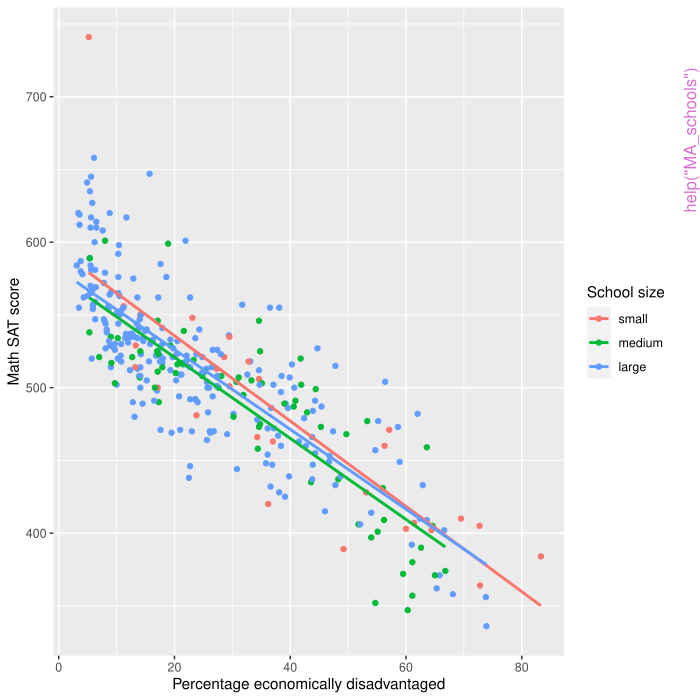

Here is the R script that generated this plot:
pkgname <- "moderndive"
source(file.path(R.home("share"), "R", "examples-header.R"))
options(warn = 1)
library('moderndive')

base::assign(".oldSearch", base::search(), pos = 'CheckExEnv')
base::assign(".old_wd", base::getwd(), pos = 'CheckExEnv')
cleanEx()
nameEx("DD_vs_SB")
### * DD_vs_SB

flush(stderr()); flush(stdout())

### Name: DD_vs_SB
### Title: Dunkin Donuts vs Starbucks
### Aliases: DD_vs_SB
### Keywords: datasets

### ** Examples

# Compute correlation between a census tract's median income and number of cafes of
# each type after removing two cases where median_income is missing
library(dplyr)
DD_vs_SB %>%
  mutate(shops_per_1000 = 1000 * shops / population) %>%
  filter(!is.na(median_income)) %>%
  group_by(shop_type) %>%
  summarize(cor = cor(median_income, shops_per_1000))



cleanEx()
nameEx("MA_schools")
### * MA_schools

flush(stderr()); flush(stdout())

### Name: MA_schools
### Title: Massachusetts Public High Schools Data
### Aliases: MA_schools
### Keywords: datasets

### ** Examples

library(ggplot2)
ggplot(MA_schools, aes(x = perc_disadvan, y = average_sat_math, color = size)) +
  geom_point() +
  geom_smooth(method = "lm", se = FALSE) +
  labs(y = "Math SAT score", x = "Percentage economically disadvantaged", color = "School size")



cleanEx()
nameEx("bowl")
### * bowl

flush(stderr()); flush(stdout())

### Name: bowl
### Title: A sampling bowl of red and white balls
### Aliases: bowl
### Keywords: datasets

### ** Examples

library(dplyr)
library(ggplot2)

# Take 10 different samples of size n = 50 balls from bowl
bowl_samples_simulated <- bowl %>%
  rep_sample_n(50, reps = 10)

# Compute 10 different p_hats (prop red) based on 10 different samples of
# size n = 50
p_hats <- bowl_samples_simulated %>%
  group_by(replicate, color) %>%
  summarize(count = n()) %>%
  mutate(proportion = count / 50) %>%
  filter(color == "red")

# Plot sampling distribution
ggplot(p_hats, aes(x = proportion)) +
  geom_histogram(binwidth = 0.05) +
  labs(
    x = expression(hat(p)), y = "Number of samples",
    title = "Sampling distribution of p_hat based 10 samples of size n = 50"
  )



cleanEx()
nameEx("bowl_sample_1")
### * bowl_sample_1

flush(stderr()); flush(stdout())

### Name: bowl_sample_1
### Title: Tactile sample of size 50 from a bowl of balls
### Aliases: bowl_sample_1
### Keywords: datasets

### ** Examples

library(ggplot2)

# Barplot of distribution of balls in sample
ggplot(bowl_sample_1, aes(x = color)) +
  geom_bar() +
  labs(title = "50 sampled bals from bowl")



cleanEx()
nameEx("bowl_samples")
### * bowl_samples

flush(stderr()); flush(stdout())

### Name: bowl_samples
### Title: Sampling from a bowl of balls
### Aliases: bowl_samples
### Keywords: datasets

### ** Examples

library(dplyr)
library(ggplot2)

# Compute proportion red
bowl_samples <- bowl_samples %>%
  mutate(prop_red = red / n)

# Plot sampling distributions
ggplot(bowl_samples, aes(x = prop_red)) +
  geom_histogram(binwidth = 0.05) +
  labs(
    x = expression(hat(p)), y = "Number of samples",
    title = "Sampling distribution of p_hat based 10 samples of size n = 50"
  )



cleanEx()
nameEx("evals")
### * evals

flush(stderr()); flush(stdout())

### Name: evals
### Title: Teaching evaluations at the UT Austin
### Aliases: evals
### Keywords: datasets

### ** Examples

library(dplyr)
glimpse(evals)



cleanEx()
nameEx("geom_categorical_model")
### * geom_categorical_model

flush(stderr()); flush(stdout())

### Name: geom_categorical_model
### Title: Regression model with one categorical explanatory/predictor
###   variable
### Aliases: geom_categorical_model

### ** Examples

library(dplyr)
library(ggplot2)

p <- ggplot(mpg, aes(x = drv, y = hwy)) +
  geom_point() +
  geom_categorical_model()
p

# You can use different colors for each categorical level
p %+% aes(color = drv)

# But mapping the color aesthetic doesn't change the model that is fit
p %+% aes(color = class)



cleanEx()
nameEx("geom_parallel_slopes")
### * geom_parallel_slopes

flush(stderr()); flush(stdout())

### Name: geom_parallel_slopes
### Title: Parallel slopes regression model
### Aliases: geom_parallel_slopes

### ** Examples

library(dplyr)
library(ggplot2)

ggplot(evals, aes(x = age, y = score, color = ethnicity)) +
  geom_point() +
  geom_parallel_slopes(se = FALSE)

# Basic usage
ggplot(evals, aes(x = age, y = score, color = ethnicity)) +
  geom_point() +
  geom_parallel_slopes()
ggplot(evals, aes(x = age, y = score, color = ethnicity)) +
  geom_point() +
  geom_parallel_slopes(se = FALSE)

# Supply custom aesthetics
ggplot(evals, aes(x = age, y = score, color = ethnicity)) +
  geom_point() +
  geom_parallel_slopes(se = FALSE, size = 4)

# Fit non-linear model
example_df <- house_prices %>%
  slice(1:1000) %>%
  mutate(
    log10_price = log10(price),
    log10_size = log10(sqft_living)
  )
ggplot(example_df, aes(x = log10_size, y = log10_price, color = condition)) +
  geom_point(alpha = 0.1) +
  geom_parallel_slopes(formula = y ~ poly(x, 2))

# Different grouping
ggplot(example_df, aes(x = log10_size, y = log10_price)) +
  geom_point(alpha = 0.1) +
  geom_parallel_slopes(aes(fill = condition))



cleanEx()
nameEx("get_correlation")
### * get_correlation

flush(stderr()); flush(stdout())

### Name: get_correlation
### Title: Get correlation value in a tidy way
### Aliases: get_correlation

### ** Examples

library(moderndive)

# Compute correlation between mpg and cyl:
mtcars %>%
  get_correlation(formula = mpg ~ cyl)

# Group by one variable:
library(dplyr)
mtcars %>%
  group_by(am) %>%
  get_correlation(formula = mpg ~ cyl)

# Group by two variables:
mtcars %>%
  group_by(am, gear) %>%
  get_correlation(formula = mpg ~ cyl)



cleanEx()
nameEx("get_regression_points")
### * get_regression_points

flush(stderr()); flush(stdout())

### Name: get_regression_points
### Title: Get regression points
### Aliases: get_regression_points

### ** Examples

library(dplyr)
library(tibble)

# Convert rownames to column
mtcars <- mtcars %>%
  rownames_to_column(var = "automobile")

# Fit lm() regression:
mpg_model <- lm(mpg ~ cyl, data = mtcars)

# Get information on all points in regression:
get_regression_points(mpg_model, ID = "automobile")

# Create training and test set based on mtcars:
training_set <- mtcars %>%
  sample_frac(0.5)
test_set <- mtcars %>%
  anti_join(training_set, by = "automobile")

# Fit model to training set:
mpg_model_train <- lm(mpg ~ cyl, data = training_set)

# Make predictions on test set:
get_regression_points(mpg_model_train, newdata = test_set, ID = "automobile")



cleanEx()
nameEx("get_regression_summaries")
### * get_regression_summaries

flush(stderr()); flush(stdout())

### Name: get_regression_summaries
### Title: Get regression summary values
### Aliases: get_regression_summaries

### ** Examples

library(moderndive)

# Fit lm() regression:
mpg_model <- lm(mpg ~ cyl, data = mtcars)

# Get regression summaries:
get_regression_summaries(mpg_model)



cleanEx()
nameEx("get_regression_table")
### * get_regression_table

flush(stderr()); flush(stdout())

### Name: get_regression_table
### Title: Get regression table
### Aliases: get_regression_table

### ** Examples

library(moderndive)

# Fit lm() regression:
mpg_model <- lm(mpg ~ cyl, data = mtcars)

# Get regression table:
get_regression_table(mpg_model)



cleanEx()
nameEx("gg_parallel_slopes")
### * gg_parallel_slopes

flush(stderr()); flush(stdout())

### Name: gg_parallel_slopes
### Title: Plot parallel slopes model
### Aliases: gg_parallel_slopes

### ** Examples

## Not run: 
##D library(ggplot2)
##D library(dplyr)
##D library(moderndive)
##D 
##D # log10() transformations
##D house_prices <- house_prices %>%
##D   mutate(
##D     log10_price = log10(price),
##D     log10_size = log10(sqft_living)
##D   )
##D 
##D # Output parallel slopes model plot:
##D gg_parallel_slopes(
##D   y = "log10_price", num_x = "log10_size", cat_x = "condition",
##D   data = house_prices, alpha = 0.1
##D ) +
##D   labs(
##D     x = "log10 square feet living space", y = "log10 price in USD",
##D     title = "House prices in Seattle: Parallel slopes model"
##D   )
##D 
##D # Compare with interaction model plot:
##D ggplot(house_prices, aes(x = log10_size, y = log10_price, col = condition)) +
##D   geom_point(alpha = 0.1) +
##D   geom_smooth(method = "lm", se = FALSE, size = 1) +
##D   labs(
##D     x = "log10 square feet living space", y = "log10 price in USD",
##D     title = "House prices in Seattle: Interaction model"
##D   )
## End(Not run)



cleanEx()
nameEx("house_prices")
### * house_prices

flush(stderr()); flush(stdout())

### Name: house_prices
### Title: House Sales in King County, USA
### Aliases: house_prices
### Keywords: datasets

### ** Examples

library(dplyr)
library(ggplot2)

# Create variable log of house price
house_prices <- house_prices %>%
  mutate(log_price = log(price))

# Plot histogram of log of house price
ggplot(house_prices, aes(x = log_price)) +
  geom_histogram()



cleanEx()
nameEx("moderndive")
### * moderndive

flush(stderr()); flush(stdout())

### Name: moderndive
### Title: moderndive - Tidyverse-Friendly Introductory Linear Regression
### Aliases: moderndive

### ** Examples

library(moderndive)

# Fit regression model:
mpg_model <- lm(mpg ~ hp, data = mtcars)

# Regression tables:
get_regression_table(mpg_model)

# Information on each point in a regression:
get_regression_points(mpg_model)

# Regression summaries
get_regression_summaries(mpg_model)

# Plotting parallel slopes models
library(ggplot2)
ggplot(evals, aes(x = age, y = score, color = ethnicity)) +
  geom_point() +
  geom_parallel_slopes(se = FALSE)



cleanEx()
nameEx("movies_sample")
### * movies_sample

flush(stderr()); flush(stdout())

### Name: movies_sample
### Title: Random sample of 68 action and romance movies
### Aliases: movies_sample
### Keywords: datasets

### ** Examples

library(ggplot2)

# Visualize relationship between rating and genre
ggplot(data = movies_sample, aes(x = genre, y = rating)) +
  geom_boxplot() +
  labs(x = "Genre: Action or Romance", y = "IMDb rating")



cleanEx()
nameEx("mythbusters_yawn")
### * mythbusters_yawn

flush(stderr()); flush(stdout())

### Name: mythbusters_yawn
### Title: Data from Mythbusters' study on contagiousness of yawning
### Aliases: mythbusters_yawn
### Keywords: datasets

### ** Examples

library(ggplot2)

# Plot both variables as a stacked proportional bar chart
ggplot(mythbusters_yawn, aes(x = group, fill = yawn)) +
  geom_bar(position = "fill") +
  labs(
    x = "", y = "Proportion",
    title = "Proportion of yawn and not yawn for each group"
  )



cleanEx()
nameEx("orig_pennies_sample")
### * orig_pennies_sample

flush(stderr()); flush(stdout())

### Name: orig_pennies_sample
### Title: A random sample of 40 pennies sampled from the 'pennies' data
###   frame
### Aliases: orig_pennies_sample
### Keywords: datasets

### ** Examples

library(dplyr)
library(ggplot2)

# Take 50 different resamples/bootstraps from the original sample
many_bootstraps <- orig_pennies_sample %>%
  rep_sample_n(size = 40, replace = TRUE, reps = 50)
many_bootstraps

# Compute mean year of minting for each bootstrap sample
bootstrap_means <- many_bootstraps %>%
  group_by(replicate) %>%
  summarize(mean_year = mean(year))

# Plot sampling distribution
ggplot(bootstrap_means, aes(x = mean_year)) +
  geom_histogram(binwidth = 1, color = "white") +
  labs(
    x = expression(bar(x)), y = "Number of samples",
    title = "Bootstrap distribution of x_bar based 50 resamples of size n = 40"
  )



cleanEx()
nameEx("pennies")
### * pennies

flush(stderr()); flush(stdout())

### Name: pennies
### Title: A population of 800 pennies sampled in 2011
### Aliases: pennies
### Keywords: datasets

### ** Examples

library(dplyr)
library(ggplot2)

# Take 25 different samples of size n = 50 pennies from population
many_samples <- pennies %>%
  rep_sample_n(size = 50, reps = 25)
many_samples

# Compute mean year of minting for each sample
sample_means <- many_samples %>%
  group_by(replicate) %>%
  summarize(mean_year = mean(year))

# Plot sampling distribution
ggplot(sample_means, aes(x = mean_year)) +
  geom_histogram(binwidth = 1, color = "white") +
  labs(
    x = expression(bar(x)), y = "Number of samples",
    title = "Sampling distribution of x_bar based 25 samples of size n = 50"
  )



cleanEx()
nameEx("pennies_resamples")
### * pennies_resamples

flush(stderr()); flush(stdout())

### Name: pennies_resamples
### Title: Bootstrap resamples of a sample of 50 pennies
### Aliases: pennies_resamples
### Keywords: datasets

### ** Examples

library(ggplot2)
library(dplyr)
bootstrap_sample_means <- pennies_resamples %>%
  group_by(name) %>%
  summarize(sample_mean = mean(year))

ggplot(bootstrap_sample_means, aes(x = sample_mean)) +
  geom_histogram(binwidth = 2.5) +
  labs(x = "sample mean year", title = "Bootstrap distribution of sample mean year")



cleanEx()
nameEx("pennies_sample")
### * pennies_sample

flush(stderr()); flush(stdout())

### Name: pennies_sample
### Title: A sample of 50 pennies
### Aliases: pennies_sample
### Keywords: datasets

### ** Examples

library(ggplot2)

ggplot(pennies_sample, aes(x = year)) +
  geom_histogram(binwidth = 5, boundary = 2000)



cleanEx()
nameEx("promotions")
### * promotions

flush(stderr()); flush(stdout())

### Name: promotions
### Title: Bank manager recommendations based on (binary) gender
### Aliases: promotions
### Keywords: datasets

### ** Examples

library(dplyr)
glimpse(promotions)



cleanEx()
nameEx("promotions_shuffled")
### * promotions_shuffled

flush(stderr()); flush(stdout())

### Name: promotions_shuffled
### Title: One permutation/shuffle of promotions
### Aliases: promotions_shuffled
### Keywords: datasets

### ** Examples

library(dplyr)
glimpse(promotions)
glimpse(promotions_shuffled)



cleanEx()
nameEx("tactile_prop_red")
### * tactile_prop_red

flush(stderr()); flush(stdout())

### Name: tactile_prop_red
### Title: Tactile sampling from a tub of balls
### Aliases: tactile_prop_red
### Keywords: datasets

### ** Examples

library(ggplot2)

# Plot sampling distributions
ggplot(tactile_prop_red, aes(x = prop_red)) +
  geom_histogram(binwidth = 0.025) +
  labs(
    x = expression(hat(p)), y = "Number of samples",
    title = "Sampling distribution of p_hat based 33 samples of size n = 50"
  )



### * <FOOTER>
###
cleanEx()
options(digits = 7L)
base::cat("Time elapsed: ", proc.time() - base::get("ptime", pos = 'CheckExEnv'),"\n")
grDevices::dev.off()
###
### Local variables: ***
### mode: outline-minor ***
### outline-regexp: "\\(> \\)?### [*]+" ***
### End: ***
quit('no')
